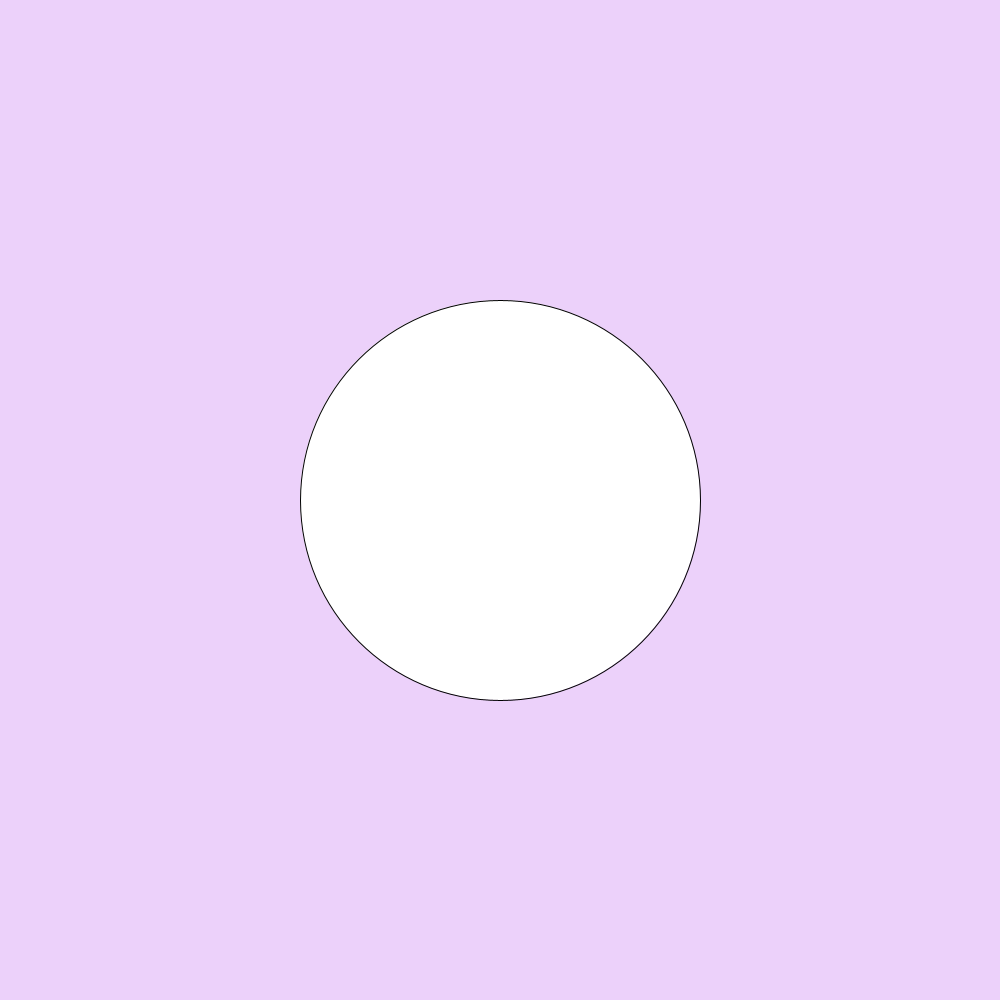
Frame 1 (no input)
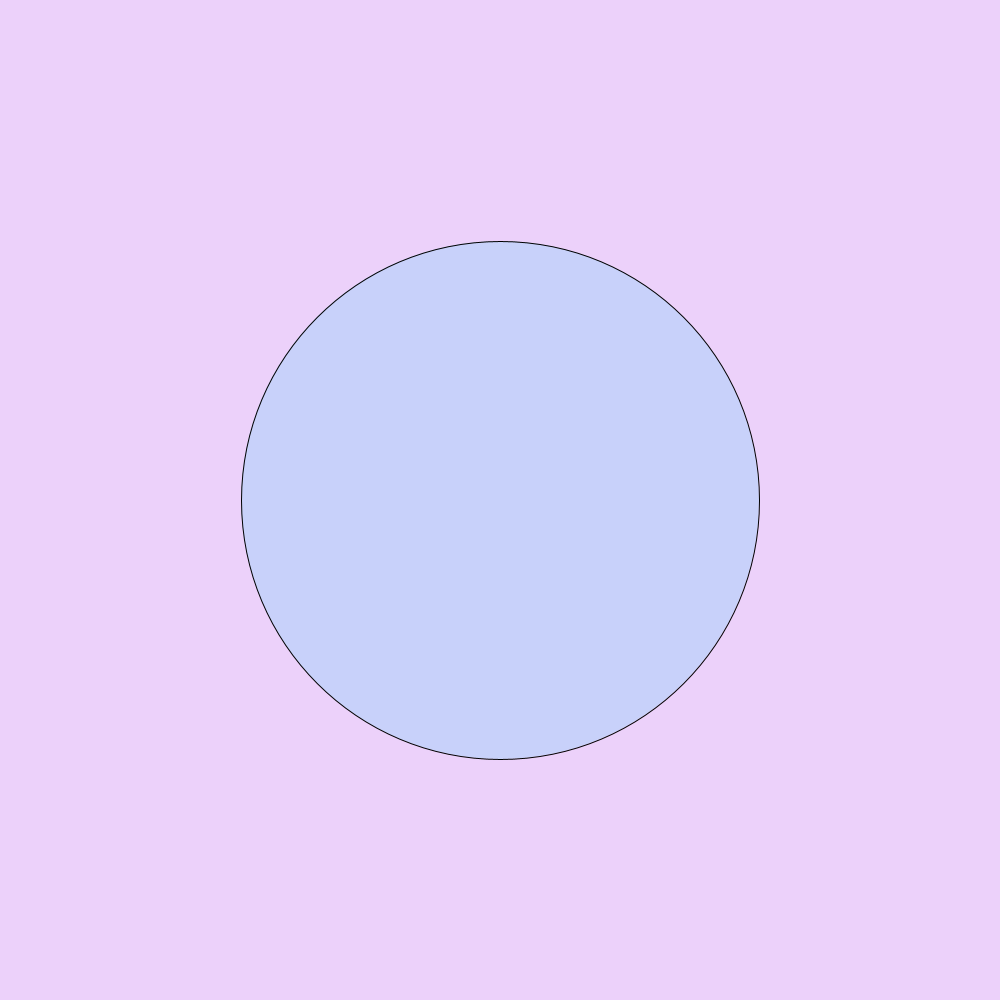
Frame 60 (the mouse pressed at the canvas centre just before this capture)
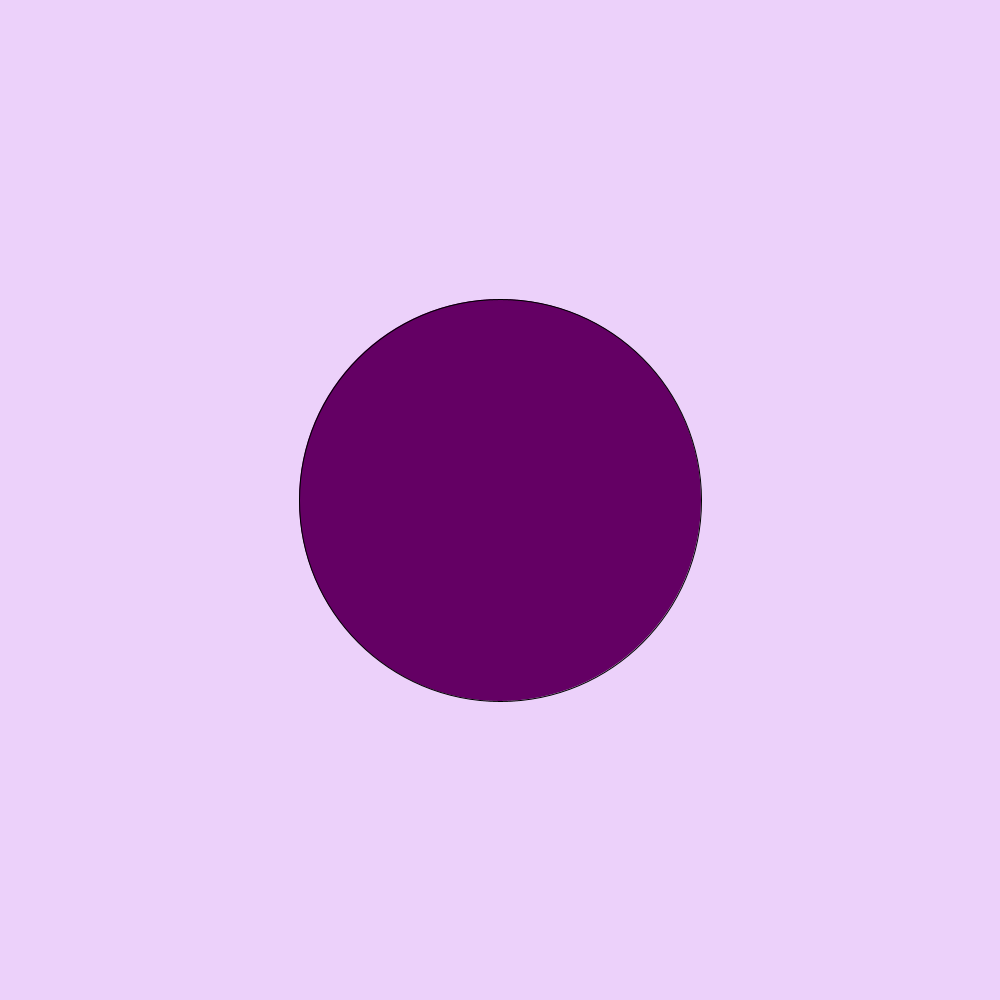
Frame 120 (the mouse held since frame 60 and released just before this capture)

The Processing sketch that drew these frames (run headless with seeded random() and noise(); from frame 60 on, the mouse is pressed at the canvas centre):

// Processing sketch: Week_5_Homework
// ── Week_5_Homework.pde
//Defining variables
float size = 400;      //Size is 400
float minSize = 50;    //Mininum size for ellipse is 50
float maxSize = 1000;  //Maximun size for ellipse is 1000
float sizeSG = 2;    //Size of growth and shrink is 1.5 = increment of how much it is shrunk/grown

void setup()
{
  size(1000, 1000);            //Canvas size
  background(236, 209, 250);   //Background color
}

void draw()
{
  background(236, 209, 250);        //Redrawing of the background so that you don't see previous ellipse
  ellipse(500, 500, size, size);    //Defining ellipse(x, y, width, height)

  float d = dist(500, 500, mouseX, mouseY);      //dist(x1, y1, x2, y2);
  
  if (d > size/2)            //If d is greater than the size/2 (which would be equal to the radius of the ellipse because size would equal diameter)
  {
    fill(200, 209, 250);     //Fill color of ellipse 
    size += sizeSG;          //Size of ellipse will grow
  }
  else
  {
    fill(100, 0, 100);       //Fill color of ellipse when mouse in circle
    size -= sizeSG;          //Size of ellipse will shrink
  }
  
  //Reference to bounce ball challenge
  //Setting boundaries for the ellipse
  if (size < minSize || size > maxSize)      //If size < 50 OR if size > 1000 multiple sizeSG by -1 (which would reverse the growth to a shrink and vice versa)
  {
    sizeSG *= -1;
  }
}
